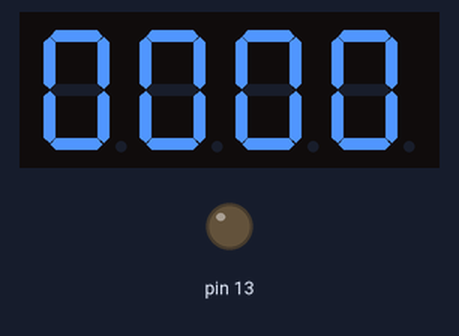
Bench run of a sketch on a simulated Arduino Uno, built with avr-gcc and run on an emulated ATmega328P. Shown: 4-digit seven-segment display, output pins drawn as LEDs (lit = HIGH). Wiring (inferred from the names in the program): 4-digit 7-segment display, segments lit when LOW: segments pin 12, pin 3, pin 4, pin 5, pin 2, pin 7, pin 8; digit selects pin 11, pin 10, pin 9, pin 6. The segment pins are drawn as the display they are named for; pins used as bus, display or sensor lines are not drawn.

Above: at 0.1 s.
At 4.1 s:
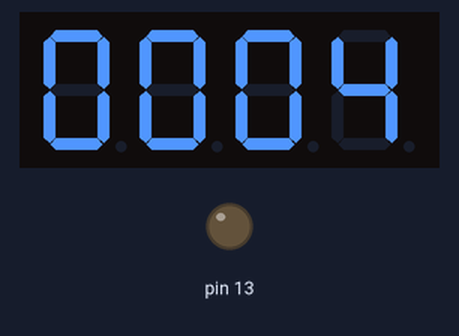
At 9.1 s:
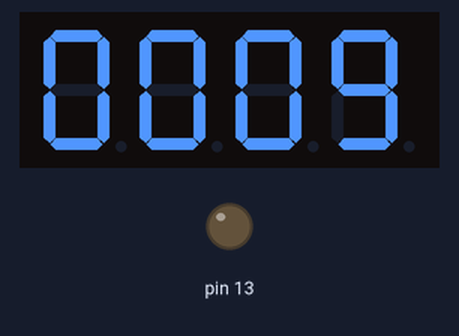
At 18.1 s:
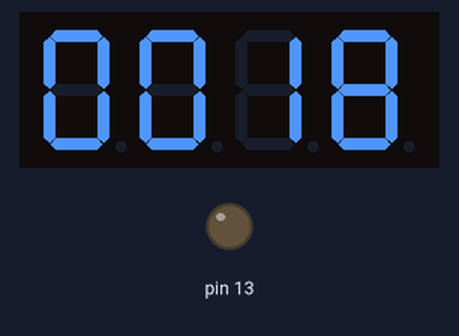
At 28.1 s:
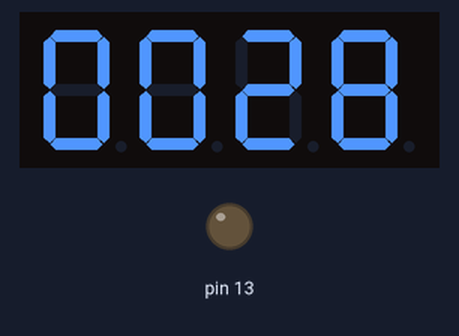
At 38.1 s:
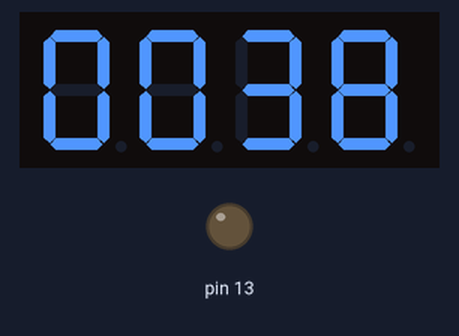

Measured:
- what the display in image 0 shows lasts 1.1 s, from 0.0 s to 1.1 s

The sketch:

seven_segment.ino
```cpp
/*
          -----   -----   -----   -----
         |     | |     | |     | |     |
         |_____| |_____| |_____| |_____|
         |     | |     | |     | |     |
         |     | |     | |     | |     |
          -----   -----   -----   -----
*/


#define DISPLAY_BRIGHTNESS  500     // set the brigthness of the led to half

int D1 = 11; //PWM Display pin 1
int D2 = 10; //PWM Display pin 2
int D3 = 9; //PWM Display pin 6
int D4 = 6; //PWM Display pin 8

int A = 12; //Display pin 14
int B = 3; //Display pin 16
int C = 4; //Display pin 13
int D = 5; //Display pin 3
int E = 2; //Display pin 5
int F = 7; //Display pin 11
int G = 8; //Display pin 15

void setup() {
  pinMode(A, OUTPUT);
  pinMode(B, OUTPUT);
  pinMode(C, OUTPUT);
  pinMode(D, OUTPUT);
  pinMode(E, OUTPUT);
  pinMode(F, OUTPUT);
  pinMode(G, OUTPUT);

  pinMode(D1, OUTPUT);
  pinMode(D2, OUTPUT);
  pinMode(D3, OUTPUT);
  pinMode(D4, OUTPUT);

  pinMode(13, OUTPUT);
}

void loop() {
  // millis will return milli second since the program wil execute and at every call it will increase by one milli second ie. it will only return 1000,2000,3000
  // display number method is used to display number on 7 segment display

  displayNumber(millis()/1000); // for more info go to this link https://www.arduino.cc/en/Reference/Millis

}


void displayNumber(int toDisplay) {


  long beginTime = millis(); // variable to store the milli second

  for(int digit = 4 ; digit > 0 ; digit--) // at starting the 4th digit will be high and after every position change the remaning digit will goes high in order 4-3-2-1
  {

    //Turn on a digit for a short amount of time
    switch(digit) {
    case 1:
      digitalWrite(D1, HIGH);
      break;
    case 2:
      digitalWrite(D2, HIGH);
      break;
    case 3:
      digitalWrite(D3, HIGH);
      break;
    case 4:
      digitalWrite(D4, HIGH);
      break;
    }

    //Turn on the right segments for this digit
    lightNumber(toDisplay % 10); // printing the digits  on the right segment
    toDisplay /= 10;    // Setting the value for the next digit

    delayMicroseconds(DISPLAY_BRIGHTNESS); //Display this digit for a fraction of a second (between 1us and 5000us, 500 is pretty good)

    //Turn off all segments
    lightNumber(10);  // calling the lightNumber function and passing 10 in the parameter will turn off all the segment as we have designed  case 10 in lightNumber function

    //Turn off all digits
    digitalWrite(D1, LOW);
    digitalWrite(D2, LOW);
    digitalWrite(D3, LOW);
    digitalWrite(D4, LOW);
  }

  while( (millis() - beginTime) < 10) ; //Wait for 20ms to pass before we paint the display again
}

//Given a number, turns on those segments
//If number == 10, then turn off number


void lightNumber(int numberToDisplay) // creating 0 to 10 number in 10 cases each case is holding 1 number
{
  switch (numberToDisplay)
{
  case 0: // case for 0 number
    digitalWrite (A,  LOW);    //     -----
    digitalWrite(B,  LOW);   //      |     |
     digitalWrite(C,  LOW);    //    |     |
     digitalWrite(D,  LOW);  //      |     |
    digitalWrite(E,  LOW);   //      |     |
    digitalWrite(F,  LOW);  //        -----
    digitalWrite(G, HIGH);  //
      break;

  case 1: // case for 1 number
    digitalWrite(A, HIGH);       //        |
    digitalWrite(B,  LOW);    //           |
    digitalWrite(C,  LOW);     //          |
     digitalWrite(D, HIGH); //             |
    digitalWrite(E, HIGH);  //
    digitalWrite(F, HIGH);   //
    digitalWrite(G, HIGH);
    break;

  case 2: // case for 2 number
    digitalWrite(A,  LOW); //        -----
    digitalWrite(B,  LOW);//              |
    digitalWrite(C, HIGH);//              |
    digitalWrite(D,  LOW);//         -----
    digitalWrite(E,  LOW);//        |
    digitalWrite(F, HIGH);//        |
    digitalWrite(G,  LOW);//         -----
    break;

  case 3:   // case for 3 number
    digitalWrite(A,  LOW);//         -----
    digitalWrite(B,  LOW);//              |
    digitalWrite(C,  LOW);//              |
    digitalWrite(D,  LOW);//         -----
    digitalWrite(E, HIGH);//              |
    digitalWrite(F, HIGH);//              |
    digitalWrite(G,  LOW);//         -----
    break;

  case 4:     // case for 4 number
    digitalWrite(A, HIGH);//       |     |
    digitalWrite(B,  LOW);//       |     |
    digitalWrite(C,  LOW);//        -----
    digitalWrite(D, HIGH);//             |
    digitalWrite(E, HIGH);//             |
    digitalWrite(F,  LOW);//
    digitalWrite(G,  LOW);//
    break;

  case 5: // case for 5 number
    digitalWrite(A,  LOW);//          -----
    digitalWrite(B, HIGH);//         |
    digitalWrite(C,  LOW);//         |
    digitalWrite(D,  LOW);//          -----
    digitalWrite(E, HIGH);//               |
    digitalWrite(F,  LOW);//               |
    digitalWrite(G,  LOW);//          -----
    break;

  case 6:    // case for 6 number
    digitalWrite(A,  LOW);//        |
    digitalWrite(B, HIGH);//        |
    digitalWrite(C,  LOW);//         -----
    digitalWrite(D,  LOW);//        |     |
    digitalWrite(E,  LOW);//        |     |
    digitalWrite(F,  LOW);//         -----
    digitalWrite(G,  LOW);//
    break;

  case 7:     // case for 7 number
    digitalWrite(A,  LOW);//        -----
    digitalWrite(B,  LOW);//             |
    digitalWrite(C,  LOW);//             |
    digitalWrite(D, HIGH);//             |
    digitalWrite(E, HIGH);//             |
    digitalWrite(F, HIGH);//
    digitalWrite(G, HIGH);//
    break;

  case 8:      // case for 8 number
    digitalWrite(A,  LOW);//            -----
    digitalWrite(B,  LOW);//           |     |
    digitalWrite(C,  LOW);//           |     |
    digitalWrite(D,  LOW);//            -----
    digitalWrite(E,  LOW);//           |     |
    digitalWrite(F,  LOW);//           |     |
    digitalWrite(G,  LOW);//            -----
    break;

  case 9:     //case for 9 number
    digitalWrite(A,  LOW);//           -----
    digitalWrite(B,  LOW);//          |     |
    digitalWrite(C,  LOW);//          |     |
    digitalWrite(D,  LOW);//           -----
    digitalWrite(E, HIGH);//                |
    digitalWrite(F,  LOW);///               |
    digitalWrite(G,  LOW);//
    break;

  case 10: // case for 10 number
    digitalWrite(A, HIGH);//
    digitalWrite(B, HIGH);//
    digitalWrite(C, HIGH);//
    digitalWrite(D, HIGH);//
    digitalWrite(E, HIGH);///
    digitalWrite(F, HIGH);//
    digitalWrite(G, HIGH);//
    break;
  }
}
```
